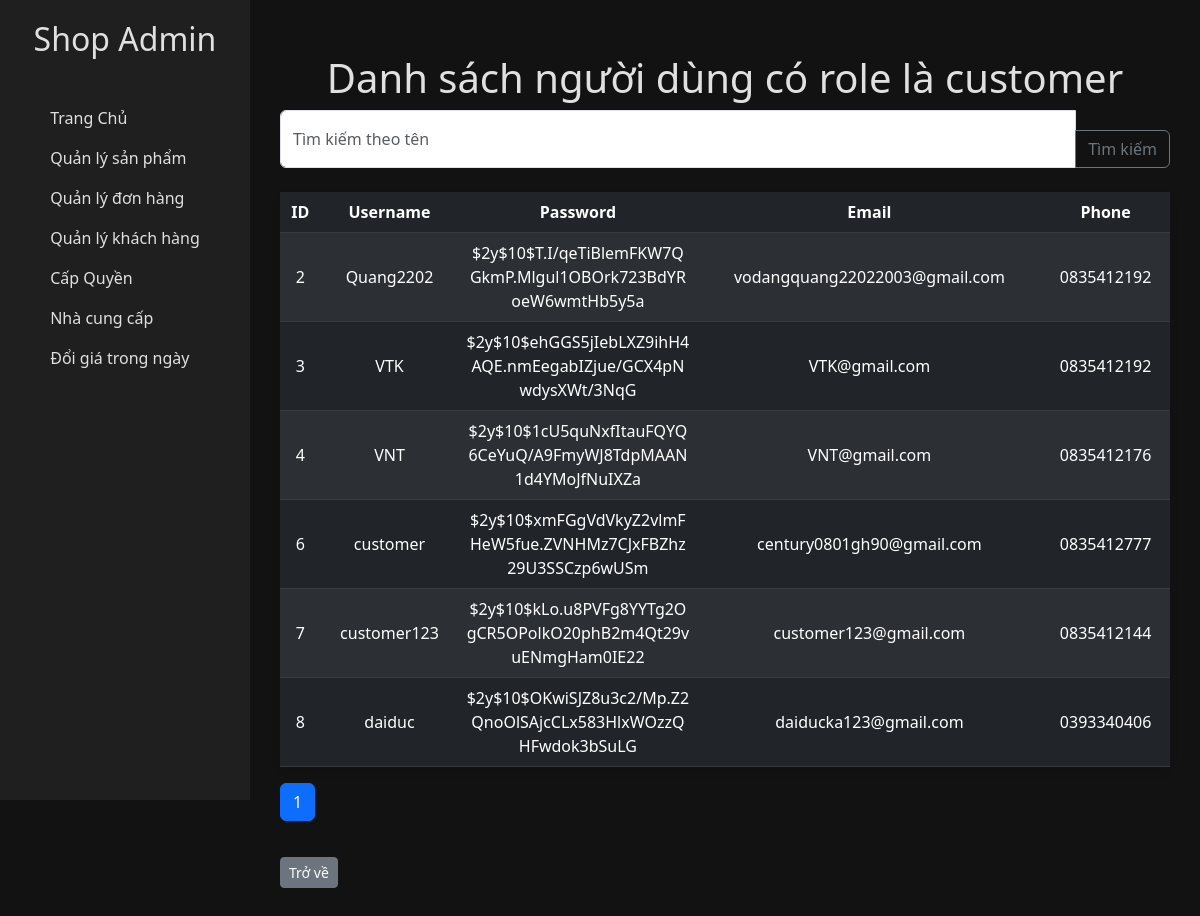
Page /admin/customers.php on the committed database.
### tables this page shows
CREATE TABLE `user` (
  `id` bigint(20) NOT NULL,
  `username` varchar(50) NOT NULL,
  `password` varchar(500) NOT NULL,
  `familyname` varchar(100) NOT NULL,
  `firstname` varchar(100) NOT NULL,
  `phone` varchar(50) NOT NULL,
  `email` varchar(100) NOT NULL
);

### admin/customers.php (the view, shortened to what this page needs)
<?php
$conn = new mysqli('localhost', 'root', '', 'shop');
$search = isset($_GET['search']) ? $_GET['search'] : '';
$limit = 10;
$page = isset($_GET['page']) ? (int)$_GET['page'] : 1;
$offset = ($page - 1) * $limit;
$sql_count = "SELECT COUNT(*) AS total FROM user u
              JOIN user_role ur ON u.id = ur.user_id
              JOIN role r ON ur.role_id = r.id
              WHERE r.name = 'customer' AND u.username LIKE '%$search%'";
$result_count = $conn->query($sql_count);
$total_rows = $result_count->fetch_assoc()['total'];
$total_pages = ceil($total_rows / $limit);
$sql = "SELECT u.id, u.username, u.password, u.email, u.phone
        FROM user u
        JOIN user_role ur ON u.id = ur.user_id
        JOIN role r ON ur.role_id = r.id
        WHERE r.name = 'customer' AND u.username LIKE '%$search%'
        LIMIT $offset, $limit";
$result = $conn->query($sql);
?>
<!DOCTYPE html>
<html lang="en">
<head>
    <link rel="stylesheet" href="assets/css/customers.css">
    <link href="https://cdn.jsdelivr.net/npm/bootstrap@5.3.0-alpha1/dist/css/bootstrap.min.css" rel="stylesheet">
</head>
<body>
    <div class="sidebar">
        <h2>Shop Admin</h2>
        <ul class="nav flex-column">
            <li class="nav-item"><a class="nav-link" href="index.php">Trang Chủ</a></li>
            <li class="nav-item"><a class="nav-link" href="product.php">Quản lý sản phẩm</a></li>
            <li class="nav-item"><a class="nav-link" href="order.php">Quản lý đơn hàng</a></li>
            <li class="nav-item"><a class="nav-link" href="customers.php">Quản lý khách hàng</a></li>
            <li class="nav-item"><a class="nav-link" href="role.php">Cấp Quyền</a></li>
            <li class="nav-item"><a class="nav-link" href="supplier.php">Nhà cung cấp</a></li>
            <li class="nav-item"><a class="nav-link" href="change_price.php">Đổi giá trong ngày</a></li>
        </ul>
    </div>
    <div class="content">
        <h1 class="mt-4">Danh sách người dùng có role là customer</h1>
        <form method="GET" class="mb-4">
            <div class="input-group">
                <input type="text" class="form-control" name="search" placeholder="Tìm kiếm theo tên" value="<?php echo isset($_GET['search']) ? htmlspecialchars($_GET['search']) : ''; ?>">
                <button class="btn btn-outline-secondary" type="submit">Tìm kiếm</button>
            </div>
        </form>
        <?php if ($result->num_rows > 0): ?>
            <table class="table table-dark table-striped table-hover">
                <thead>
                    <tr>
                        <th>ID</th>
                        <th>Username</th>
                        <th>Password</th>
                        <th>Email</th>
                        <th>Phone</th>
                    </tr>
                </thead>
                <tbody>
                    <?php while ($row = $result->fetch_assoc()): ?>
                        <tr>
                            <td><?php echo htmlspecialchars($row['id']); ?></td>
                            <td><?php echo htmlspecialchars($row['username']); ?></td>
                            <td><?php echo htmlspecialchars($row['password']); ?></td>
                            <td><?php echo htmlspecialchars($row['email']); ?></td>
                            <td><?php echo htmlspecialchars($row['phone']); ?></td>
                        </tr>
                    <?php endwhile; ?>
                </tbody>
            </table>
        <?php else: ?>
            <p>Không có người dùng nào có role là customer.</p>
        <?php endif; ?>
        <nav>
            <ul class="pagination">
                <?php for ($i = 1; $i <= $total_pages; $i++): ?>
                    <li class="page-item <?php echo ($i == $page) ? 'active' : ''; ?>">
                        <a class="page-link" href="?page=<?php echo $i; ?>&search=<?php echo urlencode($search); ?>"><?php echo $i; ?></a>
                    </li>
                <?php endfor; ?>
            </ul>
        </nav>
        <button onclick="window.location.href='index.php';" class="btn btn-secondary btn-sm">Trở về</button>
    </div>
</body>
</html>

### admin/assets/css/customers.css (style rules this page uses)
body { font-family: Arial, sans-serif; background-color: #f4f4f4; margin: 0; padding: 0; }
h1 { text-align: center; color: #333; margin-top: 20px; }
button { display: block; margin: 20px auto; padding: 10px 20px; background-color: #4CAF50; color: white; border: none; border-radius: 5px; cursor: pointer; }
table { width: 90%; margin: 20px auto; border-collapse: collapse; background-color: #fff; border-radius: 8px; box-shadow: 0 4px 8px rgba(0, 0, 0, 0.1); }
th, td { padding: 15px; text-align: left; border: 1px solid #ddd; }
th { background-color: #4CAF50; color: white; }
tr:nth-child(even) { background-color: #f9f9f9; }
td:nth-child(3) { word-wrap: break-word; max-width: 200px; overflow: hidden; }

### admin/customers.php (style rules this page uses)
body { background-color: #121212; color: #e0e0e0; }
.sidebar { width: 250px; height: 100vh; background-color: #1f1f1f; color: #e0e0e0; position: fixed; top: 0; left: 0; padding-top: 20px; display: flex; flex-direction: column; align-items: center; }
.sidebar h2 { color: #e0e0e0; margin-bottom: 40px; text-align: center; }
.sidebar .nav-link { color: #e0e0e0; text-decoration: none; }
.content { margin-left: 250px; padding: 30px; }
.table th, .table td { vertical-align: middle; text-align: center; }
.table th { color: #ffffff; }
.pagination a { color: #e0e0e0; }
button { margin-top: 20px; }

### rows in the picture
user: id "2", username "Quang2202", password "$2y$10$T.I/qeTiBlemFKW7QGkmP.Mlgul1OBOrk723BdYRoeW6wmtHb5y5a", email "vodangquang22022003@gmail.com", phone "0835412192"
user: id "3", username "VTK", password "$2y$10$ehGGS5jIebLXZ9ihH4AQE.nmEegabIZjue/GCX4pNwdysXWt/3NqG", email "VTK@gmail.com", phone "0835412192"
user: id "4", username "VNT", password "$2y$10$1cU5quNxfItauFQYQ6CeYuQ/A9FmyWJ8TdpMAAN1d4YMoJfNuIXZa", email "VNT@gmail.com", phone "0835412176"
user: id "6", username "customer", password "$2y$10$xmFGgVdVkyZ2vlmFHeW5fue.ZVNHMz7CJxFBZhz29U3SSCzp6wUSm", email "century0801gh90@gmail.com", phone "0835412777"
user: id "7", username "customer123", password "$2y$10$kLo.u8PVFg8YYTg2OgCR5OPolkO20phB2m4Qt29vuENmgHam0IE22", email "customer123@gmail.com", phone "0835412144"
user: id "8", username "daiduc", password "$2y$10$OKwiSJZ8u3c2/Mp.Z2QnoOlSAjcCLx583HlxWOzzQHFwdok3bSuLG", email "daiducka123@gmail.com", phone "0393340406"
